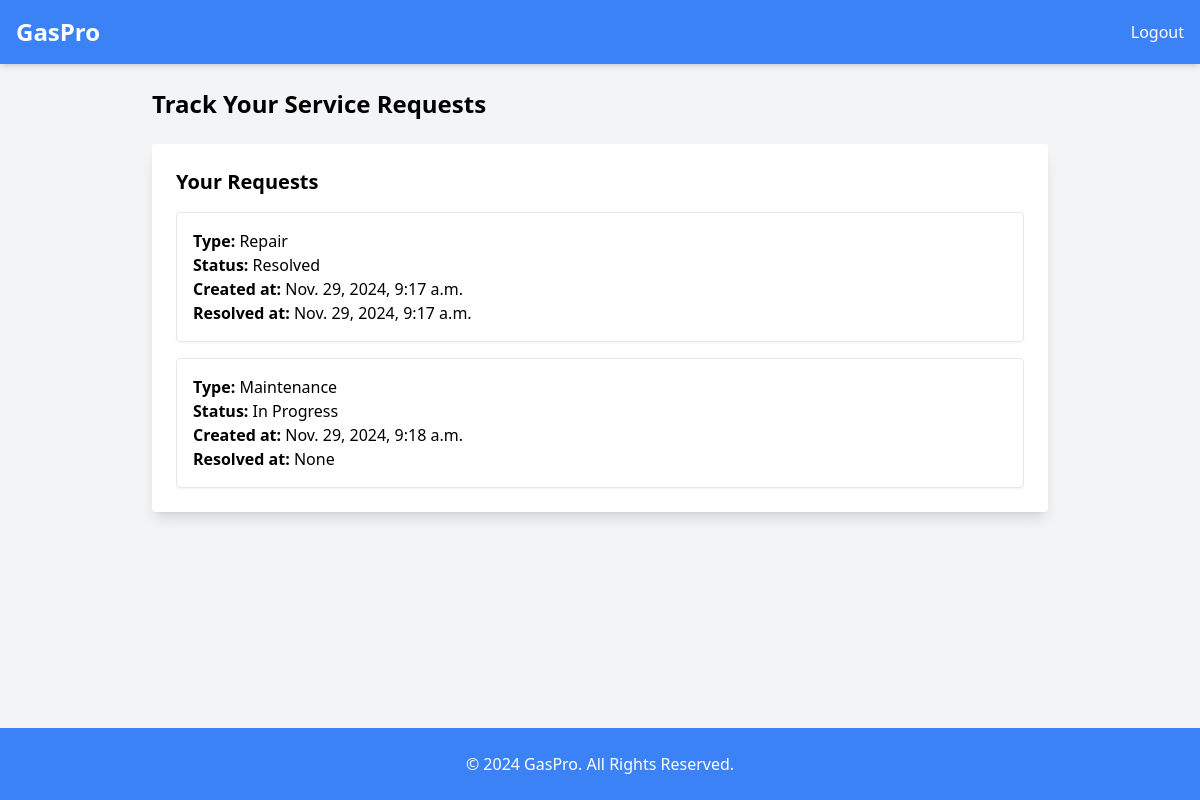
The app's page /requests/track/ (signed in) with its own data.
### requests/models.py (models this page shows, shortened)
class ServiceRequest(models.Model):
    REQUEST_CHOICES = (
        ('repair', 'Repair'),
        ('installation', 'Installation'),
        ('maintenance', 'Maintenance'),
    )
    customer = models.ForeignKey(get_user_model(), on_delete=models.CASCADE)
    request_type = models.CharField(max_length=50, choices=REQUEST_CHOICES)
    details = models.TextField()
    files = models.FileField(upload_to='requests/', null=True, blank=True)
    status = models.CharField(max_length=50, default='Pending')
    created_at = models.DateTimeField(auto_now_add=True)
    resolved_at = models.DateTimeField(null=True, blank=True)

### requests/views.py (the view)
# urls.py: path('track/', views.request_tracking, name='request_tracking'),
def request_tracking(request):
    requests = ServiceRequest.objects.filter(customer=request.user)
    return render(request, 'track_requests.html', {'requests': requests})

### requests/templates/track_requests.html
{% extends 'base.html' %}
{% block content %}
<div class="max-w-4xl mx-auto">
    <h2 class="text-2xl font-bold mb-6">Track Your Service Requests</h2>
    <div class="bg-white p-6 rounded shadow-lg">
        <h3 class="text-xl font-semibold mb-4">Your Requests</h3>
        <ul class="space-y-4">
            {% for request in requests %}
            <li class="border p-4 rounded shadow-sm">
                <p><strong>Type:</strong> {{ request.get_request_type_display }}</p>
                <p><strong>Status:</strong> {{ request.status }}</p>
                <p><strong>Created at:</strong> {{ request.created_at }}</p>
                <p><strong>Resolved at:</strong> {{ request.resolved_at }}</p>
            </li>
            {% empty %}
            <li>No requests to track.</li>
            {% endfor %}
        </ul>
    </div>
</div>
{% endblock %}

### records on screen
ServiceRequest: request_type "Repair", status "Resolved", created_at "Nov. 29, 2024, 9:17 a.m.", resolved_at "Nov. 29, 2024, 9:17 a.m."
ServiceRequest: request_type "Maintenance", status "In Progress", created_at "Nov. 29, 2024, 9:18 a.m.", resolved_at "None"
